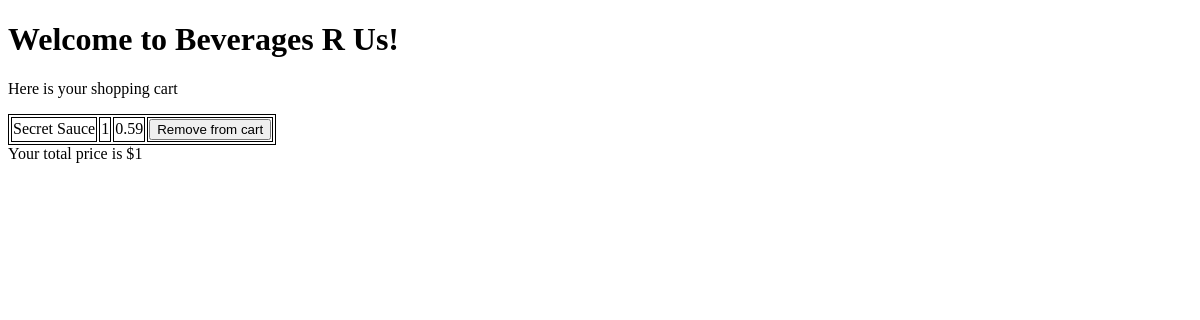
Screenshot of /shoppingcart.php (signed in) with the database file from the repository.
### tables this page shows
CREATE TABLE `shoppingcart` (
  `orderId` int(6) NOT NULL,
  `userId` int(6) NOT NULL,
  `itemId` int(6) NOT NULL,
  `amount` int(5) NOT NULL
);

CREATE TABLE `items` (
  `itemId` int(10) NOT NULL,
  `itemName` varchar(128) NOT NULL,
  `itemPrice` float NOT NULL,
  `itemDescription` varchar(1000) NOT NULL,
  `amount` int(10) DEFAULT NULL
);

### shoppingcart.php (the view, shortened to what this page needs)
<!doctype html>
<html>
<head>
</head>
<link rel="stylesheet" href="css/style.css">
<body>
<h1>Welcome to Beverages R Us!</h1>
<p>Here is your shopping cart</p>
<?php
$servername = "localhost";
$username = "root";
$passwordDB = "";
$myDB = "webstore";
$userID = $_SESSION['userID'];
$totalPrice = 0;
	try {
	$conn = new mysqli($servername, $username, $passwordDB, $myDB);
	$sql = "SELECT items.itemName, shoppingcart.amount, items.itemPrice, items.itemId FROM items, shoppingcart WHERE items.itemId = shoppingcart.itemId AND shoppingcart.userId=".$userID;
	$result = $conn->query($sql);
	echo("<table class=\"items\">");
	if ($result->num_rows > 0) {
    while($row = $result->fetch_assoc()) {
		echo("<tr>");
		$totalPrice +=  $row["amount"];
        echo " <td>" . $row["itemName"]. "</td><td id='".$row["itemName"].$row["amount"]."'> " . $row["amount"]. "</td> <td>" . $row["itemPrice"]. "</td><td><button onclick=\"removeFromCart('".$row["amount"]."','".$row["itemId"]."')\" id='".$row["itemName"]."'>Remove from cart</button></td>";
		echo("</tr>");
	}
	echo("</table>");
} else {
    echo "0 results";
}
}catch(PDOException $e){
    echo "Connection failed: " . $e->getMessage();
    }
echo("Your total price is $".$totalPrice);
?>
</body>
</html>

### css/style.css (style rules this page uses)
table,tr,td,th { border: 1px solid black; }

### rows the page displays
shoppingcart: itemId.itemName "Secret Sauce", amount "1", itemId.itemPrice "0.59"

### other values shown
$totalPrice "1"
